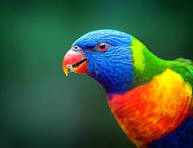
#> input picture sources/ex1.jpg, 193 x 148 px, found by its file name
$ python ex23.py
#> lines starting #> are read from the running program, lines starting #| are printed output that depends on the picture
import cv2
import numpy as np

# 1. Load the image in grayscale
path = r'D:\SIMATS Engineering\ITA0513 Computer Vision\Practical\sources\ex1.jpg'
img = cv2.imread(path, cv2.IMREAD_GRAYSCALE)
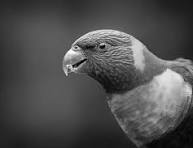
#> img: shape (148, 193); min 0, max 255, mean 77.8

if img is None:
    print("Error: Could not load image. Check the file path.")
else:
    # 2. Define the kernel
    # The size of the kernel should be larger than the objects you want to extract
    kernel = np.ones((15, 15), np.uint8)

    # 3. Apply the Top Hat operation
    # Equation: Top Hat = Image - Opening(Image)
    img_tophat = cv2.morphologyEx(img, cv2.MORPH_TOPHAT, kernel)
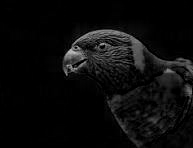
#> img_tophat: shape (148, 193); min 0, max 195, mean 11.1

    # 4. Display the results
    cv2.imshow('Original Image', img)
    cv2.imshow('Top Hat Result', img_tophat)

    cv2.waitKey(0)
    cv2.destroyAllWindows()
